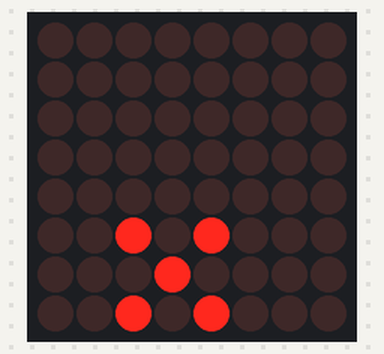
The sketch below on a simulated Arduino Uno, built with avr-gcc and run on an emulated ATmega328P. On the bench: 8×8 LED matrix. Wiring (inferred from the names in the program): MAX7219 LED driver (orientation assumed): data pin 12; clock pin 10; CS pin 11.

Above: at 1.08 s.
At 1.68 s:
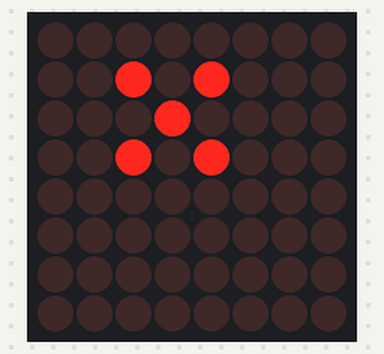
At 2.44 s:
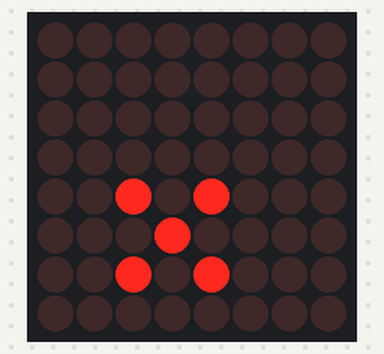

Measured:
- by itself, everything shown: repeats every 1.2 s, in 8 steps

The sketch:

MAX7219_-_Simple_animation.ino
```cpp
int pinDataIn = 12;
int pinCS = 11;
int pinClock = 10;

// define max7219 registers
byte max7219_reg_noop = 0x00;

// Columns of LEDs on the matrix
byte max7219_reg_digit0      = 0x01;
byte max7219_reg_digit1      = 0x02;
byte max7219_reg_digit2      = 0x03;
byte max7219_reg_digit3      = 0x04;
byte max7219_reg_digit4      = 0x05;
byte max7219_reg_digit5      = 0x06;
byte max7219_reg_digit6      = 0x07;
byte max7219_reg_digit7      = 0x08;
// End of columns of LEDs

// Other MAX7219 registers (commands)
byte max7219_reg_decodeMode  = 0x09;
byte max7219_reg_intensity   = 0x0a;
byte max7219_reg_scanLimit   = 0x0b;
byte max7219_reg_shutdown    = 0x0c;
byte max7219_reg_displayTest = 0x0f;

// Global vars
unsigned char sprite[] = {
  B00101000,
  B00010000,
  B00101000};
unsigned char msg[9] = {};

// ------------------------------------------------------------------
// SET UP     SET UP     SET UP     SET UP     SET UP     SET UP
// ------------------------------------------------------------------
void setup () {
  // Set GPIOs to correct mode for talking to MAX7214
  pinMode(pinDataIn, OUTPUT);
  pinMode(pinClock,  OUTPUT);
  pinMode(pinCS,   OUTPUT);
  digitalWrite(pinClock, HIGH);

  //initiation of all the max 7219s
  write2Display (max7219_reg_scanLimit, 0x07);   // use all 'digits'
  write2Display (max7219_reg_decodeMode, 0x00);  // using an led matrix (not 7-segment digits)
  write2Display (max7219_reg_shutdown, 0x01);    // not in shutdown mode
  write2Display (max7219_reg_displayTest, 0x00); // no display test (all LEDs on)
  write2Display (max7219_reg_intensity, 0x01);   // Set brightness 01 to 0F

  // Clear down any noise data lying around (else LEDs will turn on randomly)
  for (int digit = 1; digit <= 8; digit++) {
    write2Display(digit, 0);
  }

  // Small delay after clearing the display to show what's happening
  delay(1000);

  // Initialise buffer
  msg[8] = sprite[0];
  msg[7] = sprite[1];
  msg[6] = sprite[2];
}


// ------------------------------------------------------------------
// MAIN LOOP      MAIN LOOP      MAIN LOOP      MAIN LOOP      MAIN LOOP
// ------------------------------------------------------------------
void loop () {

  // 1  2   3  4  5  6  7  8
  //            <--- x  x  ?

  for (int buf = 1; buf <= 8; buf ++) {
    write2Display(buf, msg[buf]);
  }

  // Move the buffer to the left
  char keep = msg[1];
  for (int buf = 1; buf < 8 ; buf++) {
    msg[buf] = msg[buf + 1];
  }

  msg[8] = keep;

  delay(150);
}

// Send bytes (16 bits) to MAX7219
void write2Display ( byte maxRegister, byte maxData) {

  // Set Chip Select LOW so MAX7219 is ready for data
  digitalWrite(pinCS, LOW);

  // Send the 'command' byte first
  shiftOut(pinDataIn, pinClock, MSBFIRST, maxRegister);

  // Now send the 'data' byte
  shiftOut(pinDataIn, pinClock, MSBFIRST, maxData);

  // All done, set the CS HIGH again
  digitalWrite(pinCS, HIGH);
}
```
